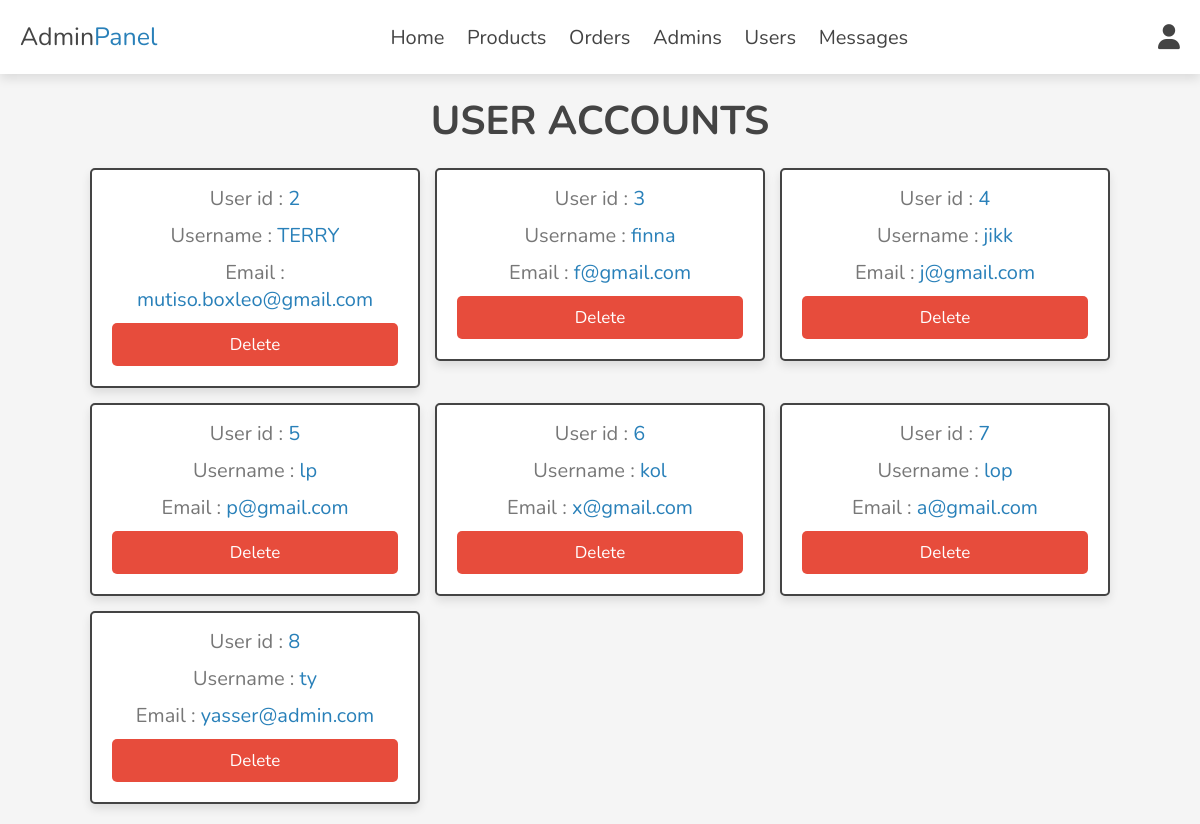
Screenshot of /admin/users_accounts.php (signed in) with the database file from the repository.
### tables this page shows
CREATE TABLE `users` (
  `id` int(100) NOT NULL,
  `name` varchar(20) NOT NULL,
  `email` varchar(50) NOT NULL,
  `password` varchar(50) NOT NULL,
  `phone` varchar(15) DEFAULT NULL
);

### admin/users_accounts.php (the view, shortened to what this page needs)
<?php
include '../components/connect.php';
?>
<!DOCTYPE html>
<html lang="en">
<head>
   <link rel="stylesheet" href="https://cdnjs.cloudflare.com/ajax/libs/font-awesome/6.1.1/css/all.min.css">
   <link rel="stylesheet" href="../css/admin_style.css">
</head>
<body>
<?php include '../components/admin_header.php'; ?>
<section class="accounts">
   <h1 class="heading">User accounts</h1>
   <div class="box-container">
   <?php
      $select_accounts = $conn->prepare("SELECT * FROM `users`");
      $select_accounts->execute();
      if($select_accounts->rowCount() > 0){
         while($fetch_accounts = $select_accounts->fetch(PDO::FETCH_ASSOC)){
   ?>
   <div class="box">
      <p> User id : <span><?= $fetch_accounts['id']; ?></span> </p>
      <p> Username : <span><?= $fetch_accounts['name']; ?></span> </p>
      <p> Email : <span><?= $fetch_accounts['email']; ?></span> </p>
      <a href="users_accounts.php?delete=<?= $fetch_accounts['id']; ?>" onclick="return confirm('delete this account? the user related information will also be delete!')" class="delete-btn">delete</a>
   </div>
   <?php
         }
      }else{
         echo '<p class="empty">no accounts available!</p>';
      }
   ?>
   </div>
</section>
</body>
</html>

### components/admin_header.php (shortened to what this page needs)
<header class="header">
   <section class="flex">
      <a href="../admin/dashboard.php" class="logo">Admin<span>Panel</span></a>
      <nav class="navbar">
         <a href="../admin/dashboard.php">Home</a>
         <a href="../admin/products.php">Products</a>
         <a href="../admin/placed_orders.php">Orders</a>
         <a href="../admin/admin_accounts.php">Admins</a>
         <a href="../admin/users_accounts.php">Users</a>
         <a href="../admin/messages.php">Messages</a>
      </nav>
      <div class="icons">
         <div id="user-btn" class="fas fa-user"></div>
      </div>
   </section>
</header>

### css/admin_style.css (style rules this page uses)
:root { --main-color:#2980b9; --orange:#f39c12; --red:#e74c3c; --black:#444; --white:#fff; --light-color:#777; --light-bg:#f5f5f5; --border:.2rem solid var(--black); --box-shadow:0 .5rem 1rem rgba(0,0,0,.1); }
* { font-family: 'Nunito', sans-serif; margin:0; padding:0; box-sizing: border-box; outline: none; border:none; text-decoration: none; }
html { font-size: 62.5%; overflow-x: hidden; }
body { background-color: var(--light-bg); }
section { padding:2rem; max-width: 1200px; margin:0 auto; }
.heading { font-size: 4rem; color:var(--black); margin-bottom: 2rem; text-align: center; text-transform: uppercase; }
.btn, .delete-btn, .option-btn { display: block; width: 100%; margin-top: 1rem; border-radius: .5rem; padding:1rem 3rem; font-size: 1.7rem; text-transform: capitalize; color:var(--white); cursor: pointer; text-align: center; }
.delete-btn { background-color: var(--red); }
.header { position: sticky; top:0; left:0; right:0; background-color: var(--white); box-shadow: var(--box-shadow); z-index: 1000; }
.header .flex { display: flex; align-items: center; justify-content: space-between; position: relative; }
.header .flex .logo { font-size: 2.5rem; color:var(--black); }
.header .flex .logo span { color:var(--main-color); }
.header .flex .navbar a { margin:0 1rem; font-size: 2rem; color:var(--black); }
.header .flex .icons div { margin-left: 1.7rem; font-size: 2.5rem; cursor: pointer; color:var(--black); }
.accounts .box-container { display: grid; grid-template-columns: repeat(auto-fit, 33rem); gap:1.5rem; align-items: flex-start; justify-content: center; }
.accounts .box-container .box { padding:2rem; padding-top: .5rem; border-radius: .5rem; text-align: center; border:var(--border); background-color: var(--white); box-shadow: var(--box-shadow); }
.accounts .box-container .box p { font-size: 2rem; color:var(--light-color); margin: 1rem 0; }
.accounts .box-container .box p span { color:var(--main-color); }

### rows the page displays
users: id "2", name "TERRY", email "mutiso.boxleo@gmail.com"
users: id "3", name "finna", email "f@gmail.com"
users: id "4", name "jikk", email "j@gmail.com"
users: id "5", name "lp", email "p@gmail.com"
users: id "6", name "kol", email "x@gmail.com"
users: id "7", name "lop", email "a@gmail.com"
users: id "8", name "ty", email "yasser@admin.com"
